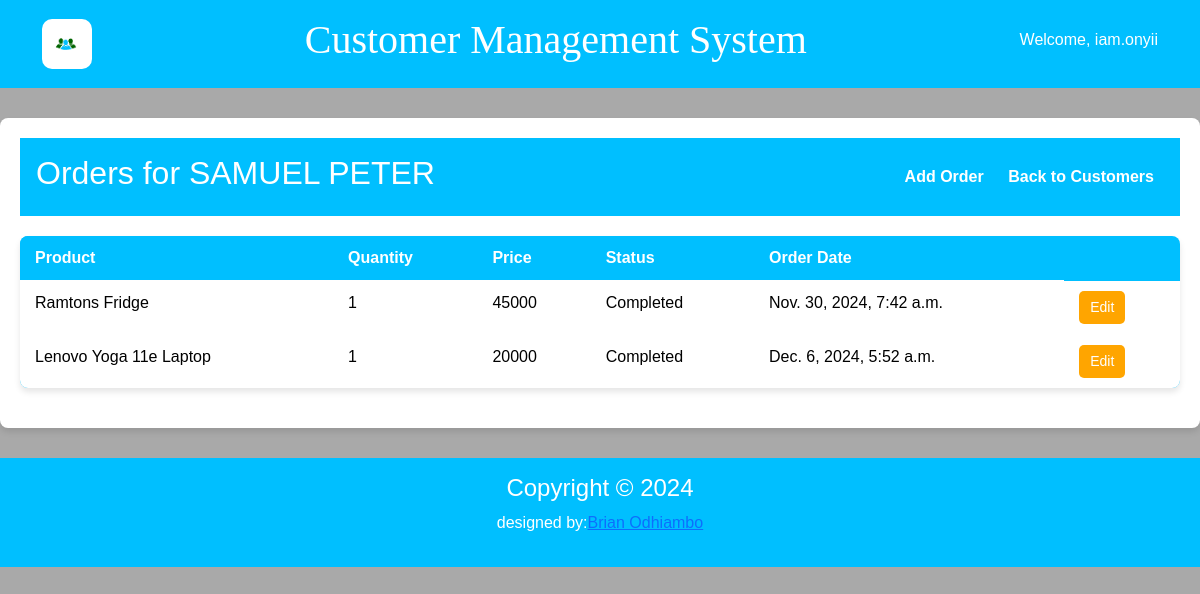
/3/orders/ (signed in), run on the app's committed database.
### accounts/models.py (models this page shows)
class CustomUser(AbstractUser):
    bio = models.TextField(null=True, blank=True)

### customer/models.py (models this page shows, shortened)
class Customer(models.Model):
    name = models.CharField(max_length=250)
    email = models.EmailField(unique=True)
    phone = models.CharField(max_length=15)
    address = models.TextField(max_length=100)
    created_at = models.DateTimeField(auto_now_add=True)

class Order(models.Model):
    STATUS_CHOICES = [
        ('Pending', 'Pending'),
        ('Processing', 'Processing'),
        ('Completed', 'Completed'),
    ]
    customer = models.ForeignKey(Customer, on_delete=models.CASCADE, related_name='orders')
    product = models.CharField(max_length=100)
    quantity = models.PositiveIntegerField(default=1)
    price = models.PositiveIntegerField(default=1)
    order_date = models.DateTimeField(auto_now_add=True)
    order_status = models.CharField(max_length=20, choices=STATUS_CHOICES, default='Pending')

### customer/views.py (the view)
# urls.py: path('<int:customer_id>/orders/', views.order_list, name='order_list'),
@login_required(login_url='login')
def order_list(request, customer_id):
    customer = get_object_or_404(Customer, id=customer_id)
    orders = customer.orders.all()
    return render(request, 'customer/order_list.html', {'customer': customer, 'orders': orders})

### customer/templates/customer/order_list.html (shortened to what this page needs)
{% extends 'customer/base.html' %}
{% block content %}
<div class="dashboard-container">
    <header class="dashboard-header">
        <h2>Orders for {{ customer.name }}</h2>
        <nav>
            <a href="{% url 'order_form' customer.id %}">Add Order</a>
            <a href="{% url 'customer_list' %}">Back to Customers</a>
        </nav>
    </header>
    <table class="table">
        <thead>
        <tr>
            <th>Product</th>
            <th>Quantity</th>
            <th>Price</th>
            <th>Status</th>
            <th>Order Date</th>
        </tr>
        </thead>
        <tbody>
        {% for order in orders %}
        <tr>
            <td>{{ order.product }}</td>
            <td>{{ order.quantity }}</td>
            <td>{{ order.price }}</td>
            <td>{{ order.order_status }}</td>
            <td>{{ order.order_date }}</td>
            <td>
                <a class="btn update-btn" href="{% url 'edit_order' order.id %}">Edit</a>
            </td>
        </tr>
        {% empty %}
        <tr>
            <td colspan="4">No orders found.</td>
        </tr>
        {% endfor %}
        </tbody>
    </table>
    {% endblock %}

### customer/templates/customer/base.html (shortened to what this page needs)
<!DOCTYPE html>
<html lang="en">
<head>
    <link href="https://cdn.jsdelivr.net/npm/bootstrap@5.3.3/dist/css/bootstrap.min.css" rel="stylesheet"
>
    {% load static %}
    <link rel="stylesheet" type="text/css" href="{% static 'css/style.css' %}">
</head>
<body>
<div class="grid-container">
    <div id="NavbarDiv">
        <header>
            <div class="container d-flex align-items-center justify-content-between">
                <a href="{% url 'dashboard' %}">
                    <img src="{% static 'assets/customer.png' %}" alt="Logo" class="img-fluid"
                         style="max-height: 50px;border-radius: 10px;">
                </a>
                <h1 style="font-family: Algerian">Customer Management System</h1>
                <h6>Welcome, {{user.username}}</h6>
            </div>
        </header>
    </div>
    <div id="ContentDiv">
        {% block content %}
        {% endblock %}
    </div>
</div>
<div id="FooterDiv">
    <footer>
        <h4>Copyright © 2024</h4>
        <p>designed by:<a href="mailto:brianonyango879@gmail.com">Brian Odhiambo</a></p>
    </footer>
</div>
</body>
</html>

### static/css/style.css (style rules this page uses)
body { font-family: Arial, sans-serif; margin: 0; padding: 0; background-color: darkgray; color: black; overflow-x: auto; }
.dashboard-container { max-width: 1200px; margin: 20px auto; padding: 20px; background: white; border-radius: 8px; box-shadow: 0 4px 6px rgba(0, 0, 0, 0.1); }
.dashboard-header { display: flex; justify-content: space-between; align-items: center; margin-bottom: 20px; }
.dashboard-header nav a { margin: 0 10px; text-decoration: none; color: white; font-weight: bold; }
.table { width: 100%; border-collapse: collapse; margin-bottom: 20px; background: deepskyblue; border-radius: 8px; overflow: hidden; box-shadow: 0 4px 6px rgba(0, 0, 0, 0.1); }
.table th, .table td { padding: 10px 15px; text-align: left; border-bottom: 1px solid white; }
.table th { background: deepskyblue; color: white; }
.table tr:last-child td { border-bottom: none; }
.view-btn, .update-btn { display: inline-block; padding: 5px 10px; background: maroon; color: white; text-decoration: none; border-radius: 5px; font-size: 14px; text-align: center; }
.update-btn { background-color: orange; color: white; }
.grid-container { display: grid; grid-gap: 10px; grid-template-areas: 'nd nd nd nd nd nd nd nd' 'cd cd cd cd cd cd cd cd' 'fd fd fd fd fd fd fd fd'; }
#NavbarDiv { grid-area: nd; }
#ContentDiv { grid-area: cd; }
#FooterDiv { grid-area: fd; }

### customer/templates/customer/base.html (style rules this page uses)
body { font-family: Arial, sans-serif; margin: 0; padding: 0; }
header { background: deepskyblue; color: white; padding: 1rem; text-align: center; }
footer { background: deepskyblue; color: white; padding: 1rem; text-align: center; }

### data on the page
CustomUser: username "iam.onyii"
Customer: name "SAMUEL PETER"
Order: product "Ramtons Fridge", quantity "1", price "45000", order_status "Completed", order_date "Nov. 30, 2024, 7:42 a.m."
Order: product "Lenovo Yoga 11e Laptop", quantity "1", price "20000", order_status "Completed", order_date "Dec. 6, 2024, 5:52 a.m."
